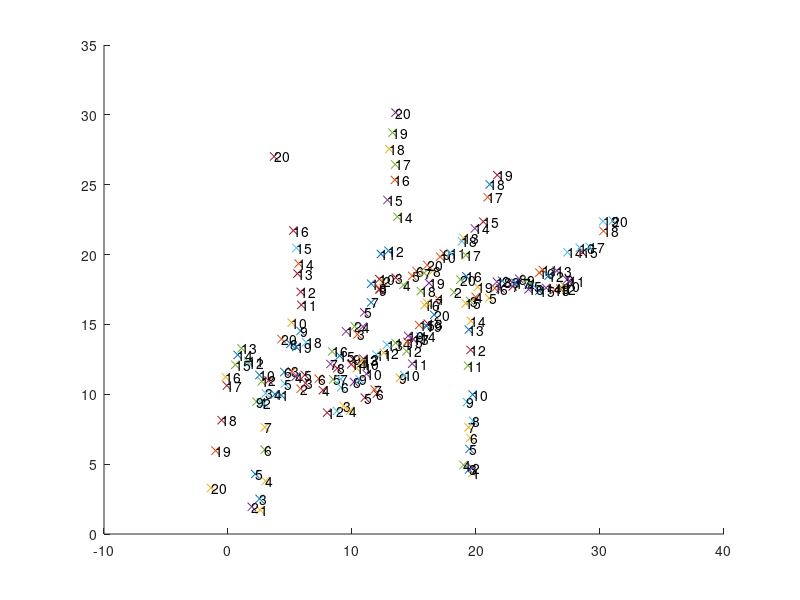

The MATLAB source for this figure: (Note: this script raises an error after producing the figure.)
%% Test script for the Simple Tracker function
%
% This script aims at demonstrating the capabilities and the syntax of
% simpletracker.m, a MATLAB function dedicated to tracking. 
%
% *Tracking* , or particle linking, consist in re-building the trajectories
% of one or several particles as they move along time. Their position is
% reported at each frame, but their identiy is yet unknown: we do not know
% what particle in one frame corresponding to a particle in the previous
% frame. Tracking algorithms aim at providing a solution for this problem.
%
% |simpletracker.m| is - as the name says - a simple implementation of a
% tracking algorithm, that can deal with gaps. A gap happens when one
% particle that was detected in one frame is not detected in the subsequent
% one. If not dealt with, this generates a track break, or a gap, in the
% frame where the particule disappear, and a false new track in the frame
% where it re-appear.
%
% |simpletracker| first do a frame-to-frame linking step, where links are
% first created between each frame pair, using the hungarian algorithm of
% |hungarianlinker|. Then a second iteration is done through the data,
% investigating track ends. If a track beginning is found close to a track
% end in a subsequent track, a link spanning multiple frame can be created,
% bridging the gap and restoring the track.
%
% This scripts generate random points that more or less follow a given
% trajectories. They are scrambled, their position is perturbed by noise,
% and some of them are randomly erased in some frames. This is the first
% and longer part in the script
%
% In a second time, the tracker tries to rebuild the tracks. This is made
% just by calling |simpletracker| with sensible parameters.
% 
% The third part is only about displaying results. The points are drawn
% with a text label next to them indicating to which frame they belong.
% Track are drawn in color.
% 
% More information can be found in the help section of the |simpletracker|
% and of the functions it calls, namely |hungarianlinker| and
% |nearestneighborlinker|.
% 
%% Problem parameters

% Dimensionality of the simulated problem (2 for 2D, 3 for 3D)
n_dim = 2;

% Number of rames to track the points over
n_frames = 20;

% Aproximative number of points per frame
n_points_per_frame = 10; 

%% Create the random points
points = cell(n_frames, 1);

% Random start position
start = 20 * rand(n_points_per_frame, n_dim);

% Span initial direction
theta = linspace(0, 2* pi/4, n_points_per_frame)';
vec = [ cos(theta) sin(theta) ];

% Random direction change
theta_increase = pi / n_frames * rand(n_points_per_frame, 1);

for i_frame = 1 : n_frames 
   
    % Disperse points as if their position was increasing by 1.5 in average
    % each frame.
    frame_points = start + vec .* i_frame .* [cos(theta_increase * i_frame) sin(theta_increase * i_frame) ] + rand(n_points_per_frame, n_dim) ;
    
    % Randomize them;
    randomizer = rand(n_points_per_frame, 1);
    [ sorted index ] = sort(randomizer);
    frame_points = frame_points(index, :);
    
    % Delete some of them, possible
    deleter = randn;
    while (deleter > 0);
        frame_points(1, :) = [];
        deleter = deleter - 1;
    end
    
    points{i_frame} = frame_points;
    
end

%% Plot the random points
% We plot a 'x' at each point location, and an index of the frame they are
% in next to the mark.

figure(1)
clf
hold on
for i_frame = 1 : n_frames
   
    str = num2str(i_frame);
    for j_point = 1 : size(points{i_frame}, 1)
        pos = points{i_frame}(j_point, :);
        plot(pos(1), pos(2), 'x')
        text('Position', pos, 'String', str)
    end
    
end

%% Track them
% Finally! A one liner. We add some information to the output, and allow
% gap closing to happen all the way through.

max_linking_distance = 4;
max_gap_closing = Inf;
debug = true;

[ tracks adjacency_tracks ] = simpletracker(points,...
    'MaxLinkingDistance', max_linking_distance, ...
    'MaxGapClosing', max_gap_closing, ...
    'Debug', debug);

%% Plot tracks
% We want to plot eahc track in a given color. Normally we would have to
% retrieve the points coordinates in the given |points| initiall cell
% arrat, for each point in frame. To skip this, we simple use the
% adjacency_tracks, that can pick points directly in the concatenated
% points array |all_points|.

n_tracks = numel(tracks);
colors = hsv(n_tracks);

all_points = vertcat(points{:});

for i_track = 1 : n_tracks
   
    % We use the adjacency tracks to retrieve the points coordinates. It
    % saves us a loop.
    
    track = adjacency_tracks{i_track};
    track_points = all_points(track, :);
    
    plot(track_points(:,1), track_points(:, 2), 'Color', colors(i_track, :))
    
end

%% 
% Jean-Yves Tinevez <jeanyves.tinevez@gmail.com> November 2011 - May 2012
